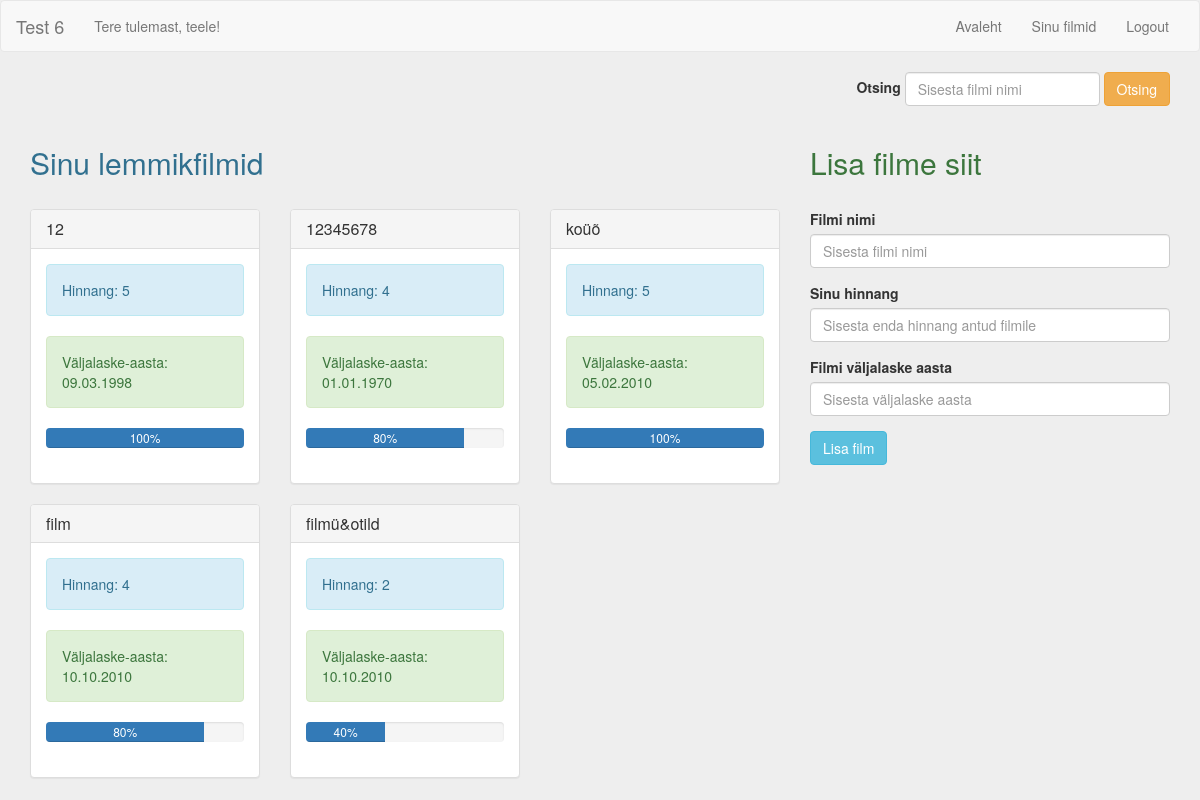
The page /movies.php (signed in) on the database its author committed.
### tables this page shows
CREATE TABLE `users` (
  `id` int(10) NOT NULL AUTO_INCREMENT,
  `username` varchar(24) NOT NULL,
  `password` varchar(128) NOT NULL,
  `salt` varchar(32) NOT NULL,
  PRIMARY KEY (`id`)
);

CREATE TABLE `movies` (
  `id` int(10) NOT NULL AUTO_INCREMENT,
  `user_id` int(10) NOT NULL,
  `title` varchar(16) NOT NULL,
  `rating` int(5) NOT NULL,
  `release_date` datetime NOT NULL,
  PRIMARY KEY (`id`)
);

### core/classes/Config.php (called while the page is built)
<?php
class Config {
	private static $_folder = '/config';
	public static function get($data = NULL) {
		if(!is_null($data)) {
			$details = explode('.', $data);
			$folder = getcwd().self::$_folder.'/'.$details[0].'.php';
			if(file_exists($folder)) {
				$getDetail = include $folder;
				return $getDetail[$details[1]];
			}
		}
		return false;
	}
}

### config/database.php (called while the page is built)
<?php
return array(
	'username' 	=> 'root',
	'password' 	=> '',
	'charset'	=> 'utf-8',
	'dbname'	=> 'movies',
	'hostname'	=> 'localhost'
);

### core/classes/DB.php (called while the page is built, shortened)
<?php
class DB {
	private $_pdo,
			$_query,
            $_error = false,
            $_results,
            $_count = 0;
	private static $_instance = NULL;
	private function __construct() {
		try {
			$this->_pdo = new PDO('mysql:host=' . Config::get('database.hostname') . ';dbname=' . Config::get('database.dbname') . ';', Config::get('database.username'), Config::get('database.password'));
		} catch(PDOException $e) {
			die($e->getMessage());
		}
	}
	public static function getInstance() {
        if(!isset(self::$_instance)) {
            self::$_instance = new DB();
        }
        return self::$_instance;
    }
    public function query($sql, $params = array()) {
        if($this->_query = $this->_pdo->prepare($sql)){
            if(count($params)) {
                $counter = 1;
                foreach($params as $param) {
                    $this->_query->bindValue($counter, $param);
                    $counter++;
                }
            }
            if($this->_query->execute()) {
                $this->_results = $this->_query->fetchAll(PDO::FETCH_OBJ);
                $this->_count = $this->_query->rowCount();
            } else {
                $this->_error = true;
            }
        }
        return $this;
    }
    public function count() {
        return $this->_count;
    }
    public function results() {
        return $this->_results;
    }
    public function first() {
        return $this->_results[0];
    }
}

### config/app.php (called while the page is built)
<?php
return array(
	'username-min-length'	=> 4,
	'username-max-length'	=> 24,
	'password-min-length'	=> 8,
	'password-max-length'	=> 64,
	'session-name'			=> 'test6',
	'token_name'			=> '_token',
	'movie-rating-min'		=> '0',
	'movie-rating-max'		=> '5',
	'timezone'				=> 'Europe/Tallinn',
	'movie-date-format'		=> 'd.m.Y'
);

### core/classes/User.php (called while the page is built, shortened)
<?php
class User {
	private $_db, $_sessionName, $_data, $_isLoggedIn;
	public function __construct($user = null) {
		$this->_db = DB::getInstance();
		$this->_sessionName = Config::get('app.session-name');
		if(!$user) {
            if(Session::exists($this->_sessionName)) {
                $user = Session::get($this->_sessionName);
                if($this->find($user)) {
                    $this->_isLoggedIn = TRUE;
                }
            } else {
            	$this->_isLoggedIn = FALSE;
            }
        } else {
            $this->find($user);
        }
	}
	public function find($user = null) {
        if($user) {
            $field = (is_numeric($user)) ? 'id' : 'username';
            $data = $this->_db->query("SELECT * FROM users WHERE {$field} = ?", array($user));
            if($data->count()) {
                $this->_data = $data->first();
                return TRUE;
            }
        }
        return FALSE;
    }
	public function data() {
		return $this->_data;
	}
	public function isLoggedIn() {
		return $this->_isLoggedIn;
	}
}

### core/classes/Session.php (called while the page is built, shortened)
<?php
class Session {
	public static function get($name) {
		return $_SESSION[$name];
	}
	public static function exists($name) {
		return (isset($_SESSION[$name])) ? TRUE : FALSE;
	}
}

### core/init.php (called while the page is built, shortened)
<?php
include_once 'functions/sanitize.php';
$user = new User();

### core/classes/Movie.php (called while the page is built, shortened)
<?php
class Movie {
	private $_db, $_results, $_count, $_sessionName;
	public function __construct() {
		$this->_db = DB::getInstance();
	}
	public function find($userid = NULL) {
		if($userid) {
			$fields = (is_numeric($userid)) ? 'user_id' : 'title';
			$movie = $this->_db->query("SELECT * FROM movies WHERE {$fields} = ?", array($userid));
			if($movie->count()) {
				$this->_results = $movie->results();
				return TRUE;
			}
		}
		return FALSE;
	}
	public function results() {
		return $this->_results;
	}
}

### core/functions/sanitize.php (called while the page is built, shortened)
<?php
function percentage($value, $max) {
	return ($value/$max)*100;
}

### movies.php (the view, shortened to what this page needs)
<?php
require_once 'core/init.php';
$movie = new Movie();
?>
<!DOCTYPE html PUBLIC "-//W3C//DTD XHTML 1.0 Transitional//EN" "http://www.w3.org/TR/xhtml1/DTD/xhtml1-transitional.dtd">
<html lang="en" xmlns="http://www.w3.org/1999/xhtml">
	<head>
		<link rel="stylesheet" href="https://maxcdn.bootstrapcdn.com/bootstrap/3.3.2/css/bootstrap.min.css" />
		<link rel="stylesheet" href="assets/css/style.css" />
	</head>
	<body>
		<?php include_once 'includes/menu.php'; ?>
		<div class="container">
			<div class="row">
				<div class="col-md-4 col-md-offset-8 text-right">
					<form class="form-inline" id="search-form" method="POST" action="ajax.php">
					  	<div class="form-group" id="search-group">
					    	<label for="search">Otsing</label>
					    	<input type="text" class="form-control" id="search" name="search" id="search" placeholder="Sisesta filmi nimi" />
					  	</div>
					  	<button type="submit" value="submit" class="btn btn-warning">Otsing</button>
					</form>
				</div>
			</div>
			<div class="row">
				<div class="col-md-8">
					<h2 class="page-header text-info">Sinu lemmikfilmid</h2>
					<div>
						<?php if($movie->find(Session::get(Config::get('app.session-name'))) !== FALSE): ?>
							<div class="row" id="refresh">
								<?php foreach($movie->results() as $film): ?>
									<div class="col-md-4">
										<div class="panel panel-default">
										  	<div class="panel-heading">
										    	<h3 class="panel-title"><?php echo $film->title; ?></h3>
										  	</div>
										  	<div class="panel-body">
										  		<p class="alert alert-info">Hinnang: <?php echo $film->rating; ?></p>
										  		<p class="alert alert-success">Väljalaske-aasta:<br />
										  		<?php echo date('d.m.Y', strtotime($film->release_date)); ?></p>
										    	<div class="progress">
												  	<div class="progress-bar" role="progressbar" aria-valuenow="60" aria-valuemin="0" aria-valuemax="100" style="width: <?php echo percentage($film->rating, Config::get('app.movie-rating-max')); ?>%;">
												    	<?php echo percentage($film->rating, Config::get('app.movie-rating-max')); ?>%
												  	</div>
												</div>
										  	</div>
										</div>
									</div>
								<?php endforeach; ?>
							</div>
						<?php else: ?>
							<p class="text-danger">Sul pole ühtegi filmi lisatud. Saad seda teha kõrval olevas formis.</p>
						<?php endif; ?>
					</div>
				</div>
				<div class="col-md-4">
					<h2 class="page-header text-success">Lisa filme siit</h2>
					<form action="ajax.php" method="POST" id="movie-form">
						<div class="form-group" id="title-group">
					    	<label class="control-label" for="title">Filmi nimi</label>
					    	<input type="text" class="form-control" id="title" name="title" placeholder="Sisesta filmi nimi" />
					  	</div>
					  	<div class="form-group" id="rating-group">
					    	<label class="control-label" for="rating">Sinu hinnang</label>
					    	<input type="text" class="form-control" id="rating" name="rating" placeholder="Sisesta enda hinnang antud filmile" />
					  	</div>
					  	<div class="form-group" id="release-group">
					    	<label class="control-label" for="release">Filmi väljalaske aasta</label>
					    	<input type="text" class="form-control" id="release" name="release" placeholder="Sisesta väljalaske aasta" />
					  	</div>
					  	<button type="submit" class="btn btn-info">Lisa film</button>
					</form>
				</div>
			</div>
		</div>
	</body>
</html>

### includes/menu.php (shortened to what this page needs)
<nav class="navbar navbar-default">
  	<div class="container-fluid">
    	<div class="navbar-header">
      		<a class="navbar-brand" href="#">Test 6</a>
    	</div>
    	<div class="collapse navbar-collapse" id="navbar-main">
          <?php if($user->isLoggedIn() === TRUE): ?>
          <ul class="nav navbar-nav">
            <li><p class="navbar-text">Tere tulemast, <?php echo $user->data()->username; ?>!</p></li>
          </ul>
        <?php endif; ?>
      		<ul class="nav navbar-nav navbar-right">
        		<li><a href="index.php">Avaleht</a></li>
            <?php if($user->isLoggedIn() === FALSE): ?>
            <li><a href="login.php">Login</a></li>
        		<li><a href="register.php">Register</a></li>
          <?php else: ?>
            <li><a href="movies.php">Sinu filmid</a></li>
            <li><a href="logout.php">Logout</a></li>
          <?php endif; ?>
      		</ul>
    	</div>
  	</div>
</nav>

### assets/css/style.css (style rules this page uses)
html,body { font-family: 'Open Sans' sans-serif, arial; }
body { background-color: #eee; }

### rows shown on the page
users: username "teele"
movies: title "12", rating "5", release_date "09.03.1998", rating "100"
movies: title "12345678", rating "4", release_date "01.01.1970", rating "80"
movies: title "koüõ", rating "5", release_date "05.02.2010", rating "100"
movies: title "film", rating "4", release_date "10.10.2010", rating "80"
movies: title "filmü&otild", rating "2", release_date "10.10.2010", rating "40"
